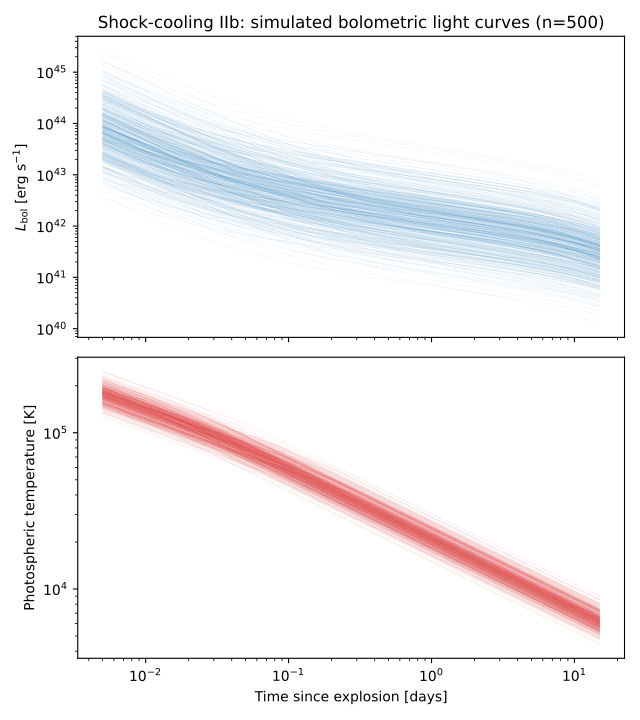

The script that drew this image:
import numpy as np
import matplotlib.pyplot as plt
from astropy import units as u

from uvex_transients.models.supernovae import MoragShockCoolingSED as SEDClass

rng = np.random.default_rng(20260910)
n_samples = 500

params = SEDClass().sample_parameters(size=n_samples, rng=rng)
params_grid = {name: value[:, None] for name, value in params.items()}

t = np.geomspace(0.005, 15, 250) * u.day
L_bol = SEDClass.eval_bolometric(t, **params_grid)
T = SEDClass.temperature(t, **params_grid)

fig, (ax_L, ax_T) = plt.subplots(2, 1, figsize=(6.4, 7.2), sharex=True)

for row in range(n_samples):
    ax_L.plot(t.to_value(u.day), L_bol[row].to_value(u.erg / u.s), color="C0", lw=0.4, alpha=0.08)
    ax_T.plot(t.to_value(u.day), T[row].to_value(u.K), color="C3", lw=0.4, alpha=0.08)

ax_L.set_xscale("log")
ax_L.set_yscale("log")
ax_L.set_ylabel(r"$L_\mathrm{bol}$ [erg s$^{-1}$]")
ax_L.set_title("Shock-cooling IIb: simulated bolometric light curves (n=500)")

ax_T.set_yscale("log")
ax_T.set_xlabel("Time since explosion [days]")
ax_T.set_ylabel("Photospheric temperature [K]")

fig.tight_layout()
